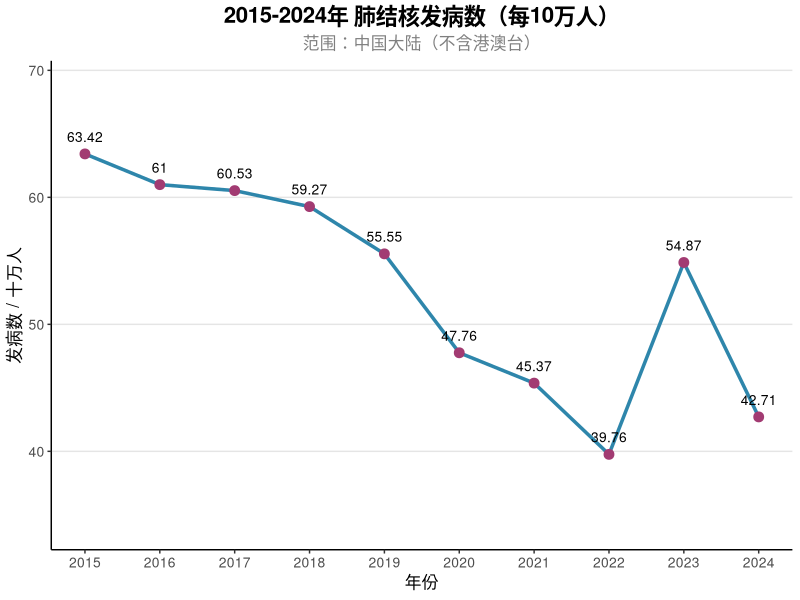

This figure's R source: (Note: this script raises an error after producing the figure.)
library(ggplot2)
library(dplyr)
library(tidyr)

# plot for slide 11
# Output: TB_2015_2024.png  birth_2019_2023.png
# data collected from https://gis.fudan.edu.cn/Infectious/ 
# and https://www.nhc.gov.cn/guihuaxxs/c100133/new_list.shtml (2019-2023的卫生健康发展事业公报)


# 更改到当前工作路径
setwd("D:\\Software\\GithubDesktop\\DataAnalysisIntro")



rm(list = ls())
########## 肺结核发病率 /10万
data = c(42.71,54.87,39.76,45.37,47.76,55.55,59.27,60.53,61,63.42)
year = 2024:2015

# 创建数据框（ggplot2需要使用数据框格式）
tb_data <- data.frame(
  Year = year,
  Incidence = data
)

# 使用ggplot2绘图
ggplot(tb_data, aes(x = Year, y = Incidence)) +
  # 添加折线
  geom_line(color = "#2E86AB", linewidth = 1.2) +
  # 添加数据点
  geom_point(color = "#A23B72", size = 3) +
  geom_text(aes(label = Incidence), vjust = -1.2, size = 3.5) + # 在点上方添加数值标签
  # 添加标签和标题
  labs(
    title = "2015-2024年 肺结核发病数（每10万人）",
    subtitle = "范围：中国大陆（不含港澳台）",
    x = "年份",
    y = "发病数 / 十万人",
  ) +
  # 设置x轴刻度为每个年份
  scale_x_continuous(breaks = year) +
  # 设置y轴范围，增加一些边距
  scale_y_continuous(limits = c(floor(min(data))-5, ceiling(max(data))+5)) +
  # 使用经典主题
  theme_classic() +
  # 自定义主题元素
  theme(
    plot.title = element_text(hjust = 0.5, size = 16, face = "bold"), # 标题居中、加粗
    plot.subtitle = element_text(hjust = 0.5, size = 12, color = "gray50"),
    axis.title = element_text(size = 12), # 坐标轴标题大小
    axis.text = element_text(size = 10), # 坐标轴文字大小
    panel.grid.major.y = element_line(color = "grey90") # 添加水平网格线
    
  )

ggsave("./Output/Lec3/TB_2015_2024.png",width = 6,height = 5,dpi = 300,bg = "white")




############### 卫生健康事业发展统计公报 ######## 
birth_rate = c(111.2, 111.1 ,110.9,110.46 ,110.14)
year = c(2023, 2022,2021,2020,2019 )



boy_data <- data.frame(
  Year = year,
  Boys = birth_rate/(birth_rate+100)
)

# 使用ggplot2绘图
ggplot(boy_data, aes(x = Year, y = Boys)) +
  # 添加折线
  geom_line(color = "#2E86AB", linewidth = 1.2) +
  # 添加数据点
  geom_point(color = "#A23B72", size = 3) +
  geom_text(aes(label = round(Boys,3)), vjust = -1.2, size = 3.5) + # 在点上方添加数值标签
  # 添加标签和标题
  labs(
    title = "2019-2023年 中国出生人口中男性占比 ",
    x = "年份",
    y = "比例"
  ) +
  # 设置x轴刻度为每个年份
  scale_x_continuous(breaks = year) +
  # 设置y轴范围，增加一些边距
  scale_y_continuous(limits = c(0.52,0.53  ) ) +
  # 使用经典主题
  theme_classic() +
  # 自定义主题元素
  theme(
    plot.title = element_text(hjust = 0.5, size = 16, face = "bold"), # 标题居中、加粗
    plot.subtitle = element_text(hjust = 0.5, size = 12, color = "gray50"),
    axis.title = element_text(size = 12), # 坐标轴标题大小
    axis.text = element_text(size = 10), # 坐标轴文字大小
    panel.grid.major.y = element_line(color = "grey90") # 添加水平网格线
    
  )


ggsave("./Output/Lec3/birth_2019_2023.png",width = 6,height = 5,dpi = 300,bg = "white")


